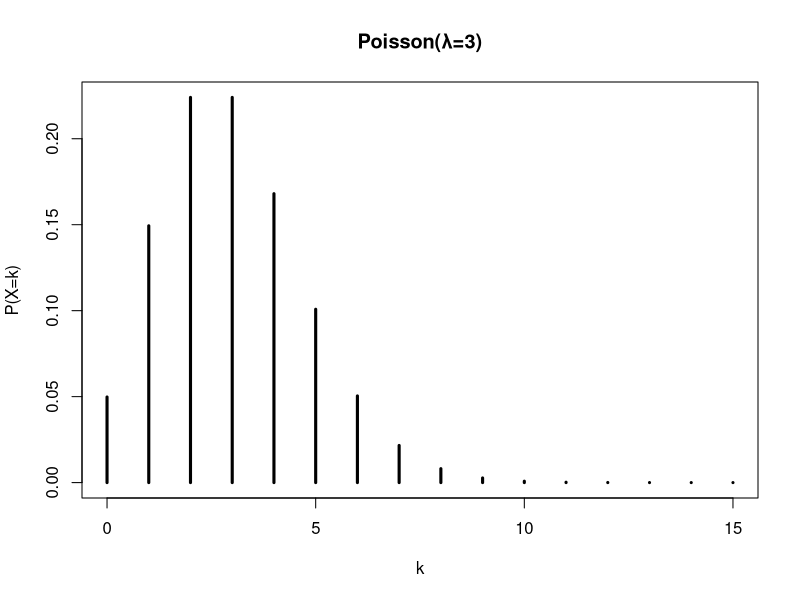
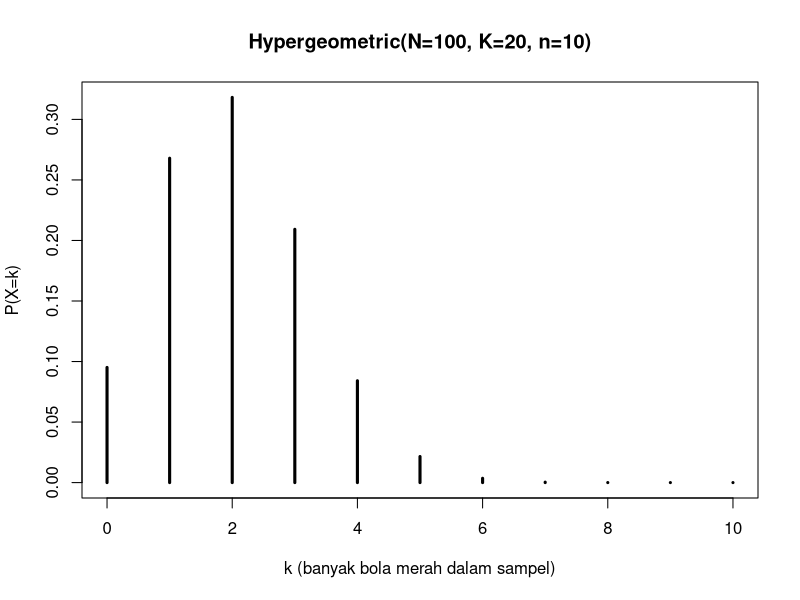
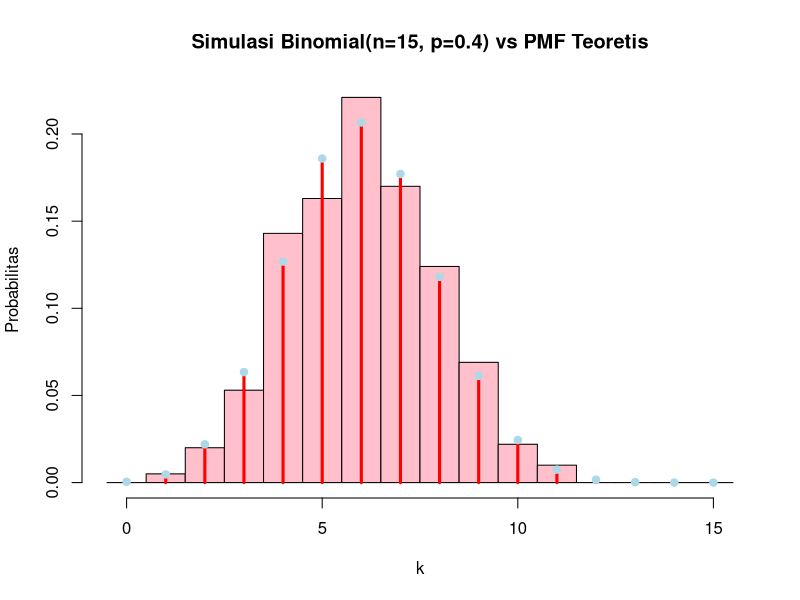

Here is the R script that generated these plots, in order:
#1. Jika rata-rata pelanggan datang ke toko adalah 3 orang per jam, modelkan dengan Poisson dan hitung P(X≥5)
lambda <- 3
x <- 0:15
pmf <- dpois(x, lambda)
plot(x, pmf, type='h', lwd=3, main='Poisson(λ=3)', xlab='k', ylab='P(X=k)')

peluang = 1- ppois(4, lambda)
peluang

#2.Dari 100 bola (20 berwarna merah), diambil 10 tanpa pengembalian. Modelkan jumlah bola merah yang diambil dengan distribusi yang tepat.
# Contoh parameter
N <- 100    # ukuran populasi
K <- 20    # jumlah sukses di populasi (misal bola merah = sukses)
n <- 10    # ukuran sampel

# Domain k
k <- seq(from = max(0, n + K - N), to = min(n, K))

# PMF: P(X = k)
pmf <- dhyper(k, m = K, n = N - K, k = n)
data.frame(k = k, P = pmf)

# Plot PMF
plot(k, pmf, type = "h", lwd = 3,
     main = paste0("Hypergeometric(N=",N,", K=",K,", n=",n,")"),
     xlab = "k (banyak bola merah dalam sampel)", ylab = "P(X=k)")

# Ekspektasi teoretis
n * K / N

# Variansi teoretis
n * K/N * (1 - K/N) * ((N - n)/(N - 1))

# Simulasi
set.seed(2025)
m <- 10000
samp <- rhyper(m, m = K, n = N - K, k = n)
mean(samp)
var(samp)


#3. Simulasikan 1.000 percobaan Binomial (n=15,p=0.4) dan bandingkan histogram hasil simulasi dengan PMF teoretis.
set.seed(2025)
n <- 15; p <- 0.4
x <- 0:n
pmf <- dbinom(x, size=n, prob=p)
cdf <- pbinom(x, size=n, prob=p)

# Simulasi 1000 percobaan
m <- 1000
samp <- rbinom(m, size=n, prob=p)

# Histogram hasil simulasi (densitas) + PMF teoretis
hist(samp, breaks = seq(-0.5, n+0.5, by=1), probability = TRUE,
     col = "pink", border = "black",
     main = "Simulasi Binomial(n=15, p=0.4) vs PMF Teoretis",
     xlab = "k", ylab = "Probabilitas")

# Overlay PMF teoretis
lines(x, pmf, type = "h", lwd = 3, col = "red")
points(x, pmf, pch = 19, col = "lightblue")
